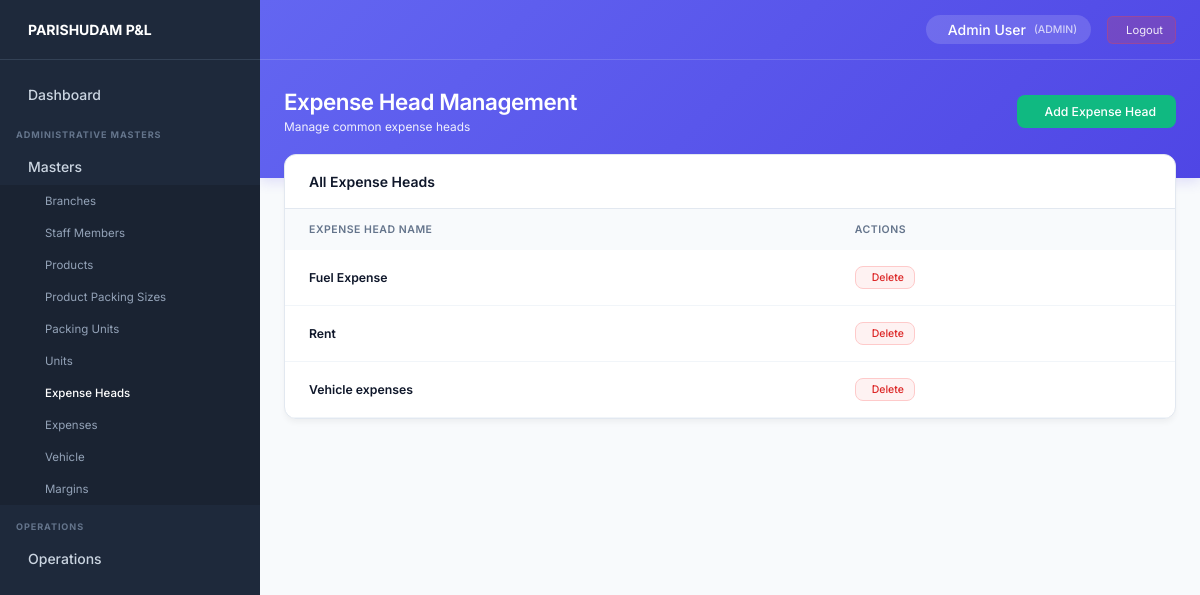
Page /expense-heads/ (signed in) on the committed database.
### core/models.py (models this page shows, shortened)
class StaffProfile(models.Model):
    ROLE_CHOICES = (
        ('ADMIN', 'Admin'),
        ('STAFF', 'Staff'),
    )
    STATUS_CHOICES = (
        ('active', 'Active'),
        ('inactive', 'Inactive'),
    )
    user = models.OneToOneField(User, on_delete=models.CASCADE, related_name='profile')
    role = models.CharField(max_length=20, choices=ROLE_CHOICES, default='STAFF')
    branch = models.ForeignKey(Branch, on_delete=models.SET_NULL, null=True, blank=True, related_name='staff_members')
    phone = models.CharField(max_length=20, blank=True)
    status = models.CharField(max_length=10, choices=STATUS_CHOICES, default='active')
    created_at = models.DateTimeField(auto_now_add=True)
    updated_at = models.DateTimeField(auto_now=True)
    @property
    def is_admin(self):
        return self.role == 'ADMIN' or self.user.is_superuser

class ExpenseHead(models.Model):
    name = models.CharField(max_length=100, unique=True)
    created_at = models.DateTimeField(auto_now_add=True)
    updated_at = models.DateTimeField(auto_now=True)
    class Meta:
        ordering = ['name']

### core/views.py (the view)
# urls.py: path('expense-heads/', expense_head_list_view, name='expense_head_list'),
@login_required
def expense_head_list_view(request):
    if not request.user.profile.is_admin:
        messages.error(request, "Permission denied.")
        return redirect('dashboard')
    expense_heads = ExpenseHead.objects.all()
    return render(request, 'expense_heads/expense_head_list.html', {'expense_heads': expense_heads})

### templates/expense_heads/expense_head_list.html (shortened to what this page needs)
{% extends 'base.html' %}
{% block page_title %}Expense Head Management{% endblock %}
{% block page_subtitle %}Manage common expense heads{% endblock %}
{% block header_actions %}
<a href="{% url 'expense_head_create' %}" class="btn-success">
     Add Expense Head
</a>
{% endblock %}
{% block content %}
<div class="list-container">
    <div class="list-header">
        <h3 style="font-size: 1rem; font-weight: 600; color: #0f172a;">
            All Expense Heads
        </h3>
    </div>
    <table class="premium-table">
        <thead>
            <tr>
                <th>Expense Head Name</th>
                <th>Actions</th>
            </tr>
        </thead>
        <tbody>
            {% for expense_head in expense_heads %}
            <tr>
                <td style="font-weight: 600; color: #0f172a;">
                    {{ expense_head.name }}
                </td>
                <td>
                    <div style="display: flex; gap: 8px;">
                        <a href="{% url 'expense_head_delete' expense_head.id %}"
                           class="btn-secondary"
                           style="padding: 4px 10px; font-size: 0.75rem; color: #dc2626; border-color: #fecaca; background: #fef2f2;"
                           onclick="return confirm('Are you sure you want to delete expense head \'{{ expense_head.name|escapejs }}\'?');">
                             Delete
                        </a>
                    </div>
                </td>
            </tr>
            {% empty %}
            <tr>
                <td colspan="2" style="text-align: center; color: #64748b; padding: 24px;">
                    No expense heads found. Click "Add Expense Head" to create one.
                </td>
            </tr>
            {% endfor %}
        </tbody>
    </table>
</div>
{% endblock %}

### templates/base.html (shortened to what this page needs)
<!DOCTYPE html>
<html lang="en">
<head>
</head>
<body>
    <aside class="sidebar">
        <div class="sidebar-header">
            <span>PARISHUDAM P&L</span>
        </div>
        <div class="sidebar-content">
            <a href="{% url 'dashboard' %}"
                class="nav-item {% if request.resolver_match.url_name == 'dashboard' %}active{% endif %}">
                <div class="nav-item-left">
                    Dashboard
                </div>
            </a>
            {% if request.user.profile.is_admin %}
            <div class="nav-section-title">ADMINISTRATIVE MASTERS</div>
            <div class="nav-item dropdown-toggle">
                <div class="nav-item-left">
                    Masters
                </div>
            </div>
            <div class="nav-submenu">
                <a href="{% url 'branch_list' %}">Branches</a>
                <a href="{% url 'staff_list' %}">Staff Members</a>
                <a href="{% url 'product_list' %}">Products</a>
                <a href="{% url 'product_packing_size_list' %}">Product Packing Sizes</a>
                <a href="{% url 'packing_unit_list' %}">Packing Units</a>
                <a href="{% url 'unit_list' %}">Units</a>
                <a href="{% url 'expense_head_list' %}">Expense Heads</a>
                <a href="{% url 'expense_list' %}">Expenses</a>
                <a href="{% url 'vehicle_list' %}">Vehicle</a>
                <a href="{% url 'margin_list' %}">Margins</a>
            </div>
            <div class="nav-section-title">OPERATIONS</div>
            <div class="nav-item dropdown-toggle">
                <div class="nav-item-left">
                    Operations
                </div>
            </div>
            {% endif %}
        </div>
    </aside>
    <div class="main-wrapper">
        <div class="top-banner">
            <div class="top-navbar">
                <div class="navbar-right">
                    <div class="user-chip">
                        <span>{{ request.user.get_full_name|default:request.user.username }}</span>
                        <span style="opacity: 0.7; font-size: 0.75rem;">({{ request.user.profile.role }})</span>
                    </div>
                    <a href="{% url 'logout' %}" class="logout-btn">
                         Logout
                    </a>
                </div>
            </div>
            <div class="banner-header">
                <div>
                    <h1 class="banner-title">{% block page_title %}Dashboard{% endblock %}</h1>
                    <p class="banner-subtitle">{% block page_subtitle %}{% endblock %}</p>
                </div>
                <div>
                    {% block header_actions %}{% endblock %}
                </div>
            </div>
        </div>
        <main class="content-area">
            {% block content %}{% endblock %}
        </main>
    </div>
</body>
</html>

### templates/base.html (style rules this page uses)
:root { --bg-sidebar: #1e293b; --bg-body: #f8fafc; --bg-banner: linear-gradient(135deg, #6366f1 0%, #4f46e5 100%); --text-sidebar: #cbd5e1; --text-sidebar-hover: #ffffff; --sidebar-border: #334155; --badge-bg: #d97706; --badge-text: #ffffff; --sidebar-width: 260px; }
* { margin: 0; padding: 0; box-sizing: border-box; font-family: 'Inter', sans-serif; font-size: 14px; }
body { background-color: var(--bg-body); color: #1e293b; display: flex; min-height: 100vh; overflow-x: hidden; }
.sidebar { width: var(--sidebar-width); background-color: var(--bg-sidebar); display: flex; flex-direction: column; position: fixed; height: 100vh; overflow-y: auto; z-index: 100; }
.sidebar-header { padding: 16px; font-size: 1.1rem; font-weight: 700; display: flex; align-items: center; gap: 12px; color: white; border-bottom: 1px solid var(--sidebar-border); height: 60px; }
.sidebar-content { padding: 16px 0; }
.nav-section-title { color: #64748b; font-size: 0.65rem; text-transform: uppercase; letter-spacing: 0.1em; font-weight: 700; margin: 16px 16px 8px 16px; }
.nav-item { display: flex; align-items: center; justify-content: space-between; padding: 10px 16px; color: var(--text-sidebar); text-decoration: none; font-size: 0.85rem; font-weight: 500; cursor: pointer; transition: color 0.2s, background-color 0.2s; }
.nav-item-left { display: flex; align-items: center; gap: 12px; }
.nav-submenu { background-color: rgba(0, 0, 0, 0.15); max-height: 0; overflow: hidden; transition: max-height 0.3s ease; }
.nav-submenu.open { max-height: 500px; }
.nav-submenu a { display: block; padding: 9px 16px 9px 45px; color: #94a3b8; text-decoration: none; font-size: 0.82rem; font-weight: 400; transition: color 0.2s; }
.nav-submenu a:hover, .nav-submenu a.active { color: white; font-weight: 500; }
.main-wrapper { flex: 1; margin-left: var(--sidebar-width); display: flex; flex-direction: column; min-height: 100vh; }
.top-banner { background: var(--bg-banner); color: white; display: flex; flex-direction: column; box-shadow: 0 4px 12px rgba(79, 70, 229, 0.15); }
.top-navbar { height: 60px; display: flex; align-items: center; justify-content: space-between; padding: 0 24px; border-bottom: 1px solid rgba(255, 255, 255, 0.15); }
.navbar-right { display: flex; align-items: center; gap: 16px; }
.navbar-right .user-chip { display: flex; align-items: center; gap: 8px; background: rgba(255, 255, 255, 0.15); padding: 6px 14px; border-radius: 20px; font-size: 0.85rem; font-weight: 500; }
.navbar-right a.logout-btn { color: rgba(255, 255, 255, 0.9); text-decoration: none; padding: 6px 12px; border-radius: 6px; background: rgba(239, 68, 68, 0.2); border: 1px solid rgba(239, 68, 68, 0.3); font-size: 0.8rem; display: flex; align-items: center; gap: 6px; transition: all 0.2s; }
.banner-header { padding: 28px 24px 44px 24px; display: flex; justify-content: space-between; align-items: center; }
.banner-title { font-size: 1.6rem; font-weight: 600; letter-spacing: -0.02em; }
.banner-subtitle { font-size: 0.85rem; opacity: 0.9; margin-top: 4px; }
.content-area { padding: 0 24px 24px 24px; margin-top: -24px; flex: 1; }
.list-container { background: white; border-radius: 12px; border: 1px solid #e2e8f0; box-shadow: 0 4px 6px -1px rgba(0, 0, 0, 0.05); overflow: hidden; margin-bottom: 24px; }
.list-header { padding: 18px 24px; border-bottom: 1px solid #e2e8f0; display: flex; justify-content: space-between; align-items: center; flex-wrap: wrap; gap: 16px; }
.btn-success { background: #10b981; color: white; padding: 9px 20px; border: none; border-radius: 8px; font-size: 0.875rem; font-weight: 500; cursor: pointer; transition: all 0.2s; display: inline-flex; align-items: center; gap: 8px; text-decoration: none; }
.btn-secondary { background: white; color: #475569; padding: 9px 18px; border-radius: 8px; text-decoration: none; font-weight: 500; font-size: 0.875rem; border: 1px solid #cbd5e1; transition: all 0.2s; display: inline-flex; align-items: center; gap: 6px; }
.premium-table { width: 100%; border-collapse: collapse; text-align: left; }
.premium-table th { background-color: #f8fafc; color: #64748b; font-size: 0.75rem; text-transform: uppercase; letter-spacing: 0.05em; padding: 14px 24px; font-weight: 600; }
.premium-table td { padding: 16px 24px; font-size: 0.875rem; color: #334155; border-bottom: 1px solid #f1f5f9; vertical-align: middle; }

### rows in the picture
ExpenseHead: name "Fuel Expense"
ExpenseHead: name "Rent"
ExpenseHead: name "Vehicle expenses"

### other values in the picture
{{ request.user.get_full_name|default:request.user.username }} "Admin User"
{{ request.user.profile.role }} "ADMIN"
